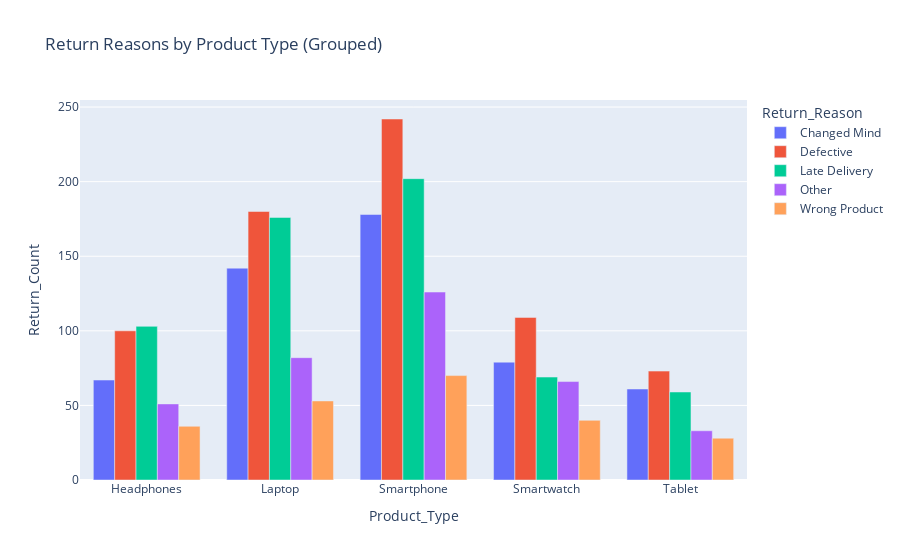

Notebook source saved alongside this figure:
### Code cell
grouped_data = returns.groupby(['Product_Type', 'Return_Reason']).size().reset_index(name='Return_Count')

fig = px.bar(
    grouped_data,
    x='Product_Type',
    y='Return_Count',
    color='Return_Reason',
    barmode='group',
    title='Return Reasons by Product Type (Grouped)'
)
fig.show()

### Figure 1 — Plotly figure (JSON) as saved in the notebook; plotly's stock layout.template omitted (floating-point values rounded to 4 significant figures)
{"data": [{"alignmentgroup": "True", "hovertemplate": "Return_Reason=Changed Mind<br>Product_Type=%{x}<br>Return_Count=%{y}<extra></extra>", "legendgroup": "Changed Mind", "marker": {"color": "#636efa", "pattern": {"shape": ""}}, "name": "Changed Mind", "offsetgroup": "Changed Mind", "orientation": "v", "showlegend": true, "textposition": "auto", "type": "bar", "x": ["Headphones", "Laptop", "Smartphone", "Smartwatch", "Tablet"], "xaxis": "x", "y": [67, 142, 178, 79, 61], "yaxis": "y"}, {"alignmentgroup": "True", "hovertemplate": "Return_Reason=Defective<br>Product_Type=%{x}<br>Return_Count=%{y}<extra></extra>", "legendgroup": "Defective", "marker": {"color": "#EF553B", "pattern": {"shape": ""}}, "name": "Defective", "offsetgroup": "Defective", "orientation": "v", "showlegend": true, "textposition": "auto", "type": "bar", "x": ["Headphones", "Laptop", "Smartphone", "Smartwatch", "Tablet"], "xaxis": "x", "y": [100, 180, 242, 109, 73], "yaxis": "y"}, {"alignmentgroup": "True", "hovertemplate": "Return_Reason=Late Delivery<br>Product_Type=%{x}<br>Return_Count=%{y}<extra></extra>", "legendgroup": "Late Delivery", "marker": {"color": "#00cc96", "pattern": {"shape": ""}}, "name": "Late Delivery", "offsetgroup": "Late Delivery", "orientation": "v", "showlegend": true, "textposition": "auto", "type": "bar", "x": ["Headphones", "Laptop", "Smartphone", "Smartwatch", "Tablet"], "xaxis": "x", "y": [103, 176, 202, 69, 59], "yaxis": "y"}, {"alignmentgroup": "True", "hovertemplate": "Return_Reason=Other<br>Product_Type=%{x}<br>Return_Count=%{y}<extra></extra>", "legendgroup": "Other", "marker": {"color": "#ab63fa", "pattern": {"shape": ""}}, "name": "Other", "offsetgroup": "Other", "orientation": "v", "showlegend": true, "textposition": "auto", "type": "bar", "x": ["Headphones", "Laptop", "Smartphone", "Smartwatch", "Tablet"], "xaxis": "x", "y": [51, 82, 126, 66, 33], "yaxis": "y"}, {"alignmentgroup": "True", "hovertemplate": "Return_Reason=Wrong Product<br>Product_Type=%{x}<br>Return_Count=%{y}<extra></extra>", "legendgroup": "Wrong Product", "marker": {"color": "#FFA15A", "pattern": {"shape": ""}}, "name": "Wrong Product", "offsetgroup": "Wrong Product", "orientation": "v", "showlegend": true, "textposition": "auto", "type": "bar", "x": ["Headphones", "Laptop", "Smartphone", "Smartwatch", "Tablet"], "xaxis": "x", "y": [36, 53, 70, 40, 28], "yaxis": "y"}], "layout": {"barmode": "group", "legend": {"title": {"text": "Return_Reason"}, "tracegroupgap": 0}, "title": {"text": "Return Reasons by Product Type (Grouped)"}, "xaxis": {"anchor": "y", "domain": [0, 1], "title": {"text": "Product_Type"}}, "yaxis": {"anchor": "x", "domain": [0, 1], "title": {"text": "Return_Count"}}}}
